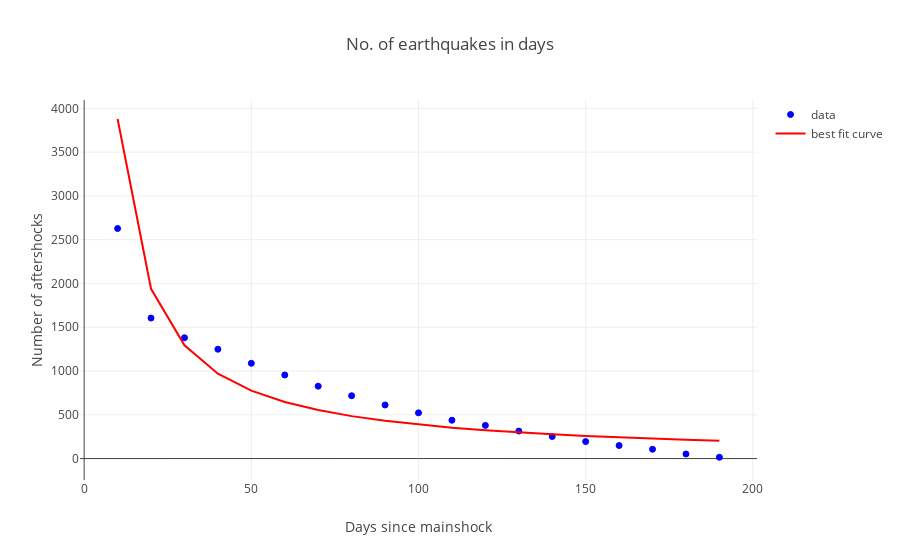

Notebook cell for this chart:
### Code cell
trace3 = go.Scatter(x = x, y = nt, mode='markers+text',
                   marker = dict(color = 'blue', 
                                 line = dict(width=1, color = 'blue')),
                    name = 'data'
                  )

trace4 = go.Scatter(x = x, y = (38788/x), mode='lines',
                   marker = dict(color = 'red', 
                                 line = dict(width=1, color = 'blue')),
                    name='best fit curve'
                  )
data3 = [trace3, trace4]
layout = go.Layout(title='No. of earthquakes in days',
                   xaxis= dict(title='Days since mainshock'),
                   yaxis =dict(title='Number of aftershocks'))


fig = go.Figure(data=data3, layout=layout)
iplot(fig)

### Figure 1 — Plotly figure (JSON) as saved in the notebook; plotly's stock layout.template omitted (floating-point values rounded to 4 significant figures)
{"data": [{"marker": {"color": "blue", "line": {"color": "blue", "width": 1}}, "mode": "markers+text", "name": "data", "type": "scatter", "x": [10, 20, 30, 40, 50, 60, 70, 80, 90, 100, 110, 120, 130, 140, 150, 160, 170, 180, 190], "y": [2628, 1605, 1380, 1249, 1088, 955, 827, 718, 612, 522, 438, 379, 314, 252, 194, 149, 106, 52, 15]}, {"marker": {"color": "red", "line": {"color": "blue", "width": 1}}, "mode": "lines", "name": "best fit curve", "type": "scatter", "x": [10, 20, 30, 40, 50, 60, 70, 80, 90, 100, 110, 120, 130, 140, 150, 160, 170, 180, 190], "y": [3879.0, 1939.0, 1293.0, 969.7, 775.8, 646.5, 554.1, 484.9, 431.0, 387.9, 352.6, 323.2, 298.4, 277.1, 258.6, 242.4, 228.2, 215.5, 204.1]}], "layout": {"title": "No. of earthquakes in days", "xaxis": {"title": "Days since mainshock"}, "yaxis": {"title": "Number of aftershocks"}}}
